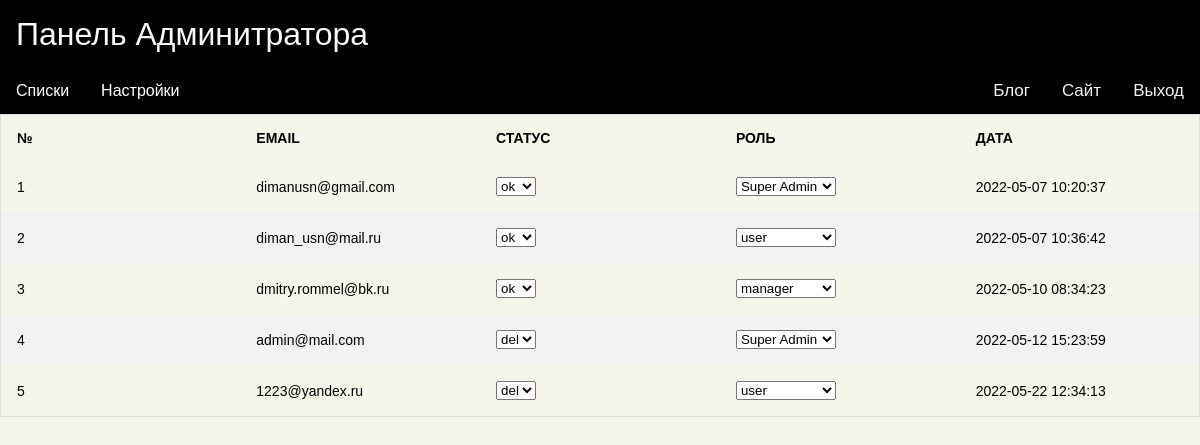
Page /admin/settings-user-role.php (signed in) on the committed database.
### tables this page shows
CREATE TABLE `users` (
  `id` int(11) NOT NULL,
  `email` varchar(60) NOT NULL,
  `password` varchar(64) NOT NULL,
  `status` varchar(30) NOT NULL DEFAULT 'new',
  `date` timestamp NOT NULL DEFAULT CURRENT_TIMESTAMP,
  `role` varchar(20) NOT NULL DEFAULT 'user'
);

CREATE TABLE `categories` (
  `id` int(11) NOT NULL,
  `name` text NOT NULL,
  `parent_id` int(11) NOT NULL,
  `order` int(11) NOT NULL,
  `url` varchar(255) NOT NULL,
  `user_id` int(11) NOT NULL,
  `date` timestamp NOT NULL DEFAULT CURRENT_TIMESTAMP,
  `status` varchar(20) NOT NULL DEFAULT 'ok'
);

### admin/settings-user-role.php (the view, shortened to what this page needs)
<?php
include "../db.php";
include "./includes/header.php";
$all_users = mysqli_query($db, "SELECT * FROM users");
$cnt = 0;
?>
<table class="table">
    <thead>
      <tr>
        <th>№</th>
        <th>email</th>
        <th>статус</th>
        <th>роль</th>
        <th>дата</th>
      </tr>
    </thead>
    <tbody>
<?php
$sql1 = "SELECT * FROM `categories` WHERE `status`='ok' and `url`='list-status.php' ";
$all_statuses = mysqli_query($db, $sql1);
$all_statuses_array = array();
while($status = mysqli_fetch_array($all_statuses)) {
    array_push($all_statuses_array, $status['name']);
}
$sql2 = "SELECT * FROM `categories` WHERE `status`='ok' and `url`='list-role.php' ";
$all_roles = mysqli_query($db, $sql2);
$all_roles_array = array();
while($role = mysqli_fetch_array($all_roles)) {
    array_push($all_roles_array, $role['name']);
}
while($user=mysqli_fetch_assoc($all_users)) {
?>
    <tr>
        <td><?=++$cnt; ?></td>
        <td><?=$user['email']; ?></td>
        <td>
            <form method='post'>
                <select name="status" onchange="this.form.submit()">
                    <?php foreach($all_statuses_array as $status ) {
                        $selected = '';
                        if ($status == $user['status'])
                            $selected = 'selected';
                    ?>
                    <option <?=$selected; ?> ><?=$status; ?></option>
                    <?php } ?>
                </select>
            </form>
        </td>
        <td>
            <form method='post'>
                <select name="role" onchange="this.form.submit()">
                    <?php foreach($all_roles_array as $role ) {
                        $selected = '';
                        if ($role == $user['role'])
                            $selected='selected';
                    ?>
                    <option <?=$selected?> ><?=$role; ?></option>
                    <?php } ?>
                </select>
            </form>
        </td>
        <td><?=$user['date']; ?></td>
      </tr>
<?php } ?>
</tbody>
</table>

### css/styles.css (style rules this page uses)
:root { --main-color: #f5f5e9; --main-color1: #fff; --main-color2: #64DFDF; --main-color3: #5e696a; --color-footer: #48BFE3; --text-main-color: black; --secondary-color: #444668; --secondary-color1: #5390D9; --secondary-color2: #5E60CE; --secondary-color3: #41394e; --secondary-footer: #2b2130; --text-secondary-color: white; }
html { font-family: 'AlumniSans', sans-serif; }
body { -webkit-transition: 0.5s; transition: 0.5s; background-color: var(--main-color); }
table { border-collapse: collapse; border-spacing: 0; width: 100%; border: 1px solid #ddd; table-layout: fixed; font-family: Arial; }
th, td { vertical-align: middle; padding: 16px; font-size: 14px; text-align: left; }
th { text-transform: uppercase; font-weight: 900; }
th:first-child, td:first-child { text-align: left; }
tr:nth-child(even) { background-color: #f2f2f2; }
:root { --card-img-height: 200px; }

### rows in the picture
users: email "dimanusn@gmail.com", status "ok", date "2022-05-07 10:20:37"
users: email "diman_usn@mail.ru", status "ok", date "2022-05-07 10:36:42"
users: email "dmitry.rommel@bk.ru", status "ok", date "2022-05-10 08:34:23"
users: email "admin@mail.com", status "del", date "2022-05-12 15:23:59"
users: email "1223@yandex.ru", status "del", date "2022-05-22 12:34:13"

### other values in the picture
form field role "Super Admin"
form field role "user"
form field role "manager"
